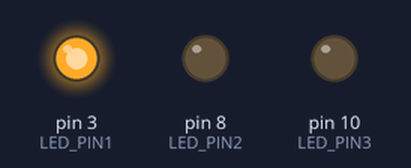
A sketch run on a simulated Arduino Uno, built with avr-gcc and run on an emulated ATmega328P. Parts: output pins drawn as LEDs (lit = HIGH).

Above: at 0.5 s.
At 1.5 s:
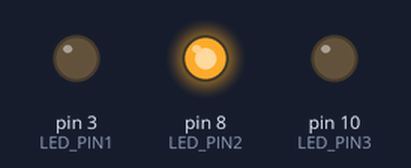
At 5.5 s:
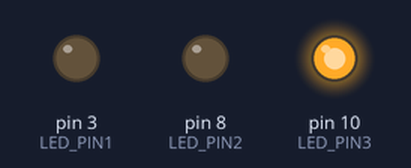
Timing chart, 0 to 6.9 s (numbered marks = the images above):
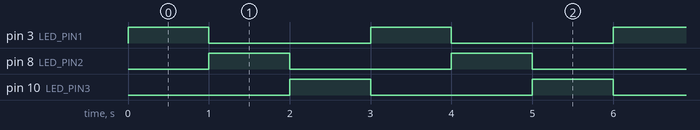

The sketch:

04_LED_Sequence.ino
```cpp
// 아두이노 우노: 3, 8, 10번 핀의 LED를 1초 간격으로 차례대로 켜기
// (수업 코드 디버깅: 세미콜론 누락, LED3 안 꺼지는 문제 수정)
const int LED_PIN1 = 3;   // LED1 핀
const int LED_PIN2 = 8;   // LED2 핀
const int LED_PIN3 = 10;  // LED3 핀

void setup()
{
  pinMode(LED_PIN1, OUTPUT);
  pinMode(LED_PIN2, OUTPUT);
  pinMode(LED_PIN3, OUTPUT);
}

void loop()
{
  digitalWrite(LED_PIN1, HIGH); // LED1 켜기
  delay(1000);
  digitalWrite(LED_PIN1, LOW);  // LED1 끄기

  digitalWrite(LED_PIN2, HIGH); // LED2 켜기
  delay(1000);
  digitalWrite(LED_PIN2, LOW);  // LED2 끄기

  digitalWrite(LED_PIN3, HIGH); // LED3 켜기
  delay(1000);
  digitalWrite(LED_PIN3, LOW);  // LED3 끄기
}
```

Measured:
- by itself, pin 3 (LED_PIN1), pin 8 (LED_PIN2), pin 10 (LED_PIN3): alternates HIGH for 1.0 s and LOW for 2.0 s
- by itself, everything shown: repeats every 3.0 s, in 4 steps
